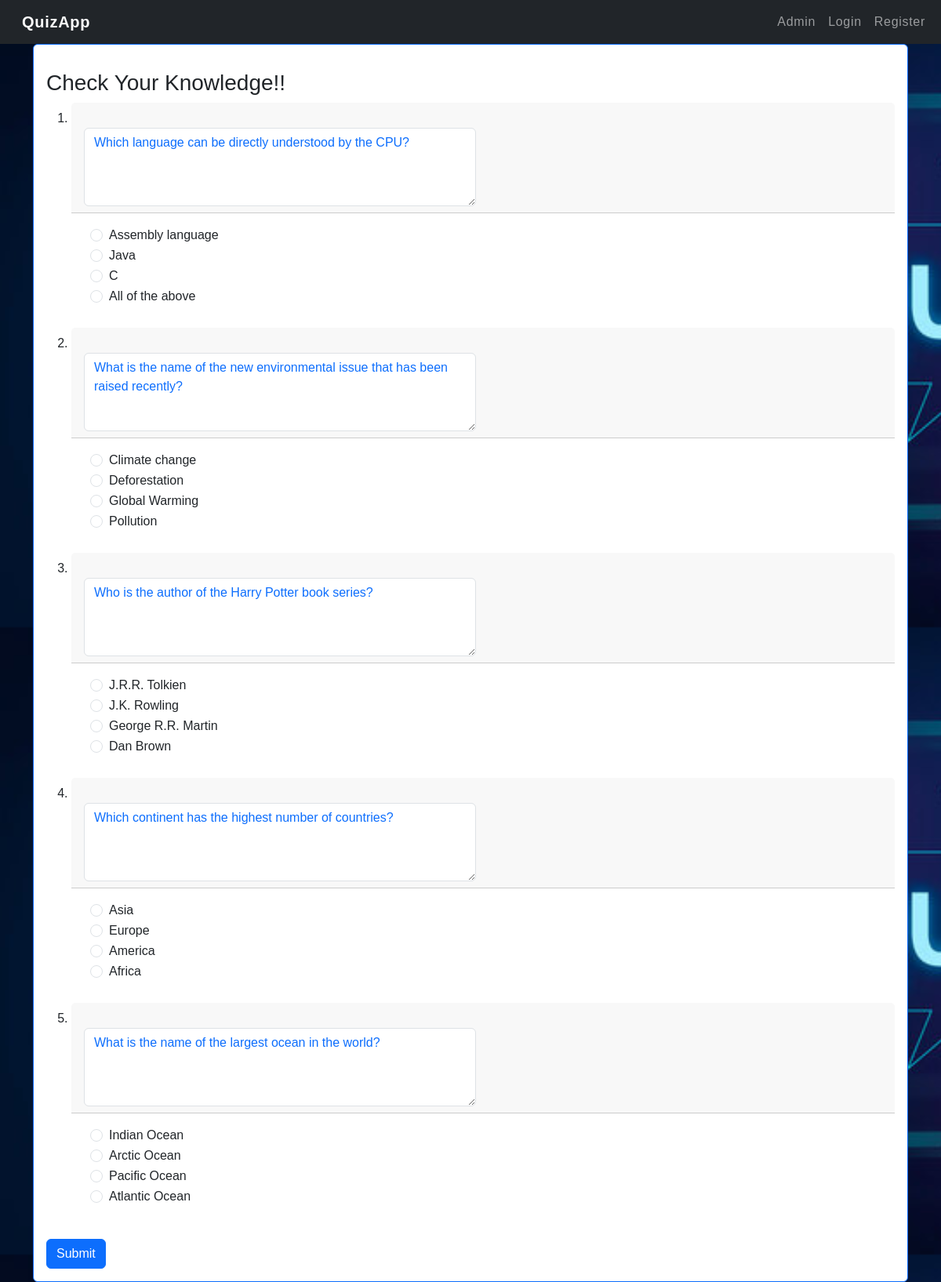
The app's page /quiz/ with its own data.
### quiz/models.py (models this page shows)
class AllQuestion(models.Model):
    question = models.CharField(max_length=200)
    option_one= models.CharField(max_length=200)
    option_two = models.CharField(max_length=200)
    option_three = models.CharField(max_length=200)
    option_four = models.CharField(max_length=200)
    answer = models.CharField(max_length=200)
    def __str__(self):
        return self.question

### quiz/views.py (the view)
# urls.py: path('quiz/',views.quizpage,name='quiz'),
def quizpage(request):
    quizzes = AllQuestion.objects.all()
    print(quizzes)
    if request.method == 'POST':
        print(request.POST)
        score,wrong,correct,total=0,0,0,0
        for q in quizzes:
            total+=1
            print(request.POST.get(q.question))
            print(q.answer)
            print()
            if q.answer ==  request.POST.get(q.question):
                score+=1
                correct+=1
            else:
                wrong+=1
        percent = round(score/(total)*100,2)
        results = {
            'score':score,
            'correct':correct,
            'wrong':wrong,
            'percent':percent,
            'total':total
        }
        print(results)
        return render(request,'results.html',{'results':results})
    else:
        return render(request,'viewquestion.html',{'quizzes':quizzes})

### quiz/templates/viewquestion.html (shortened to what this page needs)
{% extends 'base.html' %}
{% block content %}
<div class="quizcol">
    <div class="container">
      <div class="card border-primary">
        <div class="card-body">
            <h3 class="mt-3">Check Your Knowledge!!</h3>
            <form method='POST' action=''>
                <ol>
                {% for data in quizzes%}
                <li>
                    <div class="form-group">
                        <div class="card-header">
                            <textarea readonly class="form-control text-primary" id="floatingTextarea2" oncopy="return false" onpaste="return false" oncut="return false" style="height: 100px; width: 500px">{{data.question}}</textarea>
                          </div>
                      </div>
                      <div class="form-check mt-3">
                          <div class="form-check">
                              <input class="form-check-input" type="radio" name="{{data.question}}" id="{{data.option_one}}" value="option1" required>
                              <label class="form-check-label" for="{{data.option_one}}">
                                  {{data.option_one}}
                              </label>
                          </div>
                          <div class="form-check">
                              <input class="form-check-input" type="radio" name="{{data.question}}" id="{{data.option_two}}" value="option2">
                              <label class="form-check-label" for="{{data.option_two}}">
                                  {{data.option_two}}
                              </label>
                          </div>
                          <div class="form-check">
                              <input class="form-check-input" type="radio" name="{{data.question}}" id="{{data.option_three}}" value="option3">
                              <label class="form-check-label" for="{{data.option_three}}">
                                  {{data.option_three}}
                              </label>
                          </div>
                          <div class="form-check">
                              <input class="form-check-input" type="radio" name="{{data.question}}" id="{{data.option_four}}" value="option4">
                              <label class="form-check-label" for="{{data.option_four}}">
                                  {{data.option_four}}
                              </label>
                          </div>
                          <br>
                      </div>
                    </li>
                {% endfor %}
            </ol>
                <button type="submit" class="btn btn-primary">Submit</button>
              </form>
        </div>
      </div>
    </div>
</div>
{% endblock %}

### quiz/templates/base.html (shortened to what this page needs)
<!DOCTYPE html>
<html lang="en">
  {% load static %}
<head>
    <link href="https://cdn.jsdelivr.net/npm/bootstrap@5.3.2/dist/css/bootstrap.min.css" rel="stylesheet">
    <link rel="stylesheet" href="{% static 'style.css' %}">
</head>
<body>
    <nav class="navbar navbar-expand-lg navbar-dark bg-dark sticky-top">
        <div class="container-fluid">
            <a class="navbar-brand" href="{% url 'quiz:index' %}">QuizApp</a>
            <div class="collapse navbar-collapse" id="navbarTogglerDemo02">
              <ul class="navbar-nav ms-auto mb-2 mb-lg-0">
                {% if user.is_authenticated %}
                  <li class="nav-item">
                    <a class="nav-link active" aria-current="page" href="{% url 'quiz:index' %}">Home</a>
                  </li>
                  <li class="nav-item">
                    <a class="nav-link" href="{% url 'quiz:quiz' %}">View Question</a>
                  </li>
                  <li class="nav-item">
                    <a class="nav-link text-danger" href="{% url 'quiz:user_logout' %}">Logout</a>
                  </li>
                  <li class="nav-item">
                    <a class="nav-link text-warning" href="#"> <i class='bx bxs-user-circle bx-sm'></i></a>
                    <li class="nav-item">
                      <a style="color: aliceblue;" class="nav-link">Welcome {{user.username}}</a>
                    </li>
                </ul>
                {% else %}
                <li class="nav-item">
                  <a class="nav-link" href="{% url 'admin:index' %}">Admin</a>
                </li>
                  <li class="nav-item">
                    <a class="nav-link" href="{% url 'quiz:user_login' %}">Login</a>
                  </li>
                  <li class="nav-item">
                    <a class="nav-link" href="{% url 'quiz:register' %}">Register</a>
                  </li>
                {% endif %}
              </ul>
            </div>
          </div>
    </nav>
    {% block content %}
    {% endblock %}
</body>
</html>

### quiz/static/style.css (style rules this page uses)
* { margin: 0; padding: 0; }
body { font-family: 'Poppins', sans-serif; max-height: 100vh; background-color: #1F252E; background-image: url(1.jpg); background-size: cover; }
nav a { color: #fff; text-decoration: none; font-size: .97rem; font-weight: 600; letter-spacing: .7px; padding: 1rem; padding: 0.4rem 1rem; }

### records on screen
AllQuestion: question "Which language can be directly understood by the CPU?", option_one "Assembly language", option_two "Java", option_three "C", option_four "All of the above"
AllQuestion: question "What is the name of the new environmental issue that has been raised recently?", option_one "Climate change", option_two "Deforestation", option_three "Global Warming", option_four "Pollution"
AllQuestion: question "Who is the author of the Harry Potter book series?", option_one "J.R.R. Tolkien", option_two "J.K. Rowling", option_three "George R.R. Martin", option_four "Dan Brown"
AllQuestion: question "Which continent has the highest number of countries?", option_one "Asia", option_two "Europe", option_three "America", option_four "Africa"
AllQuestion: question "What is the name of the largest ocean in the world?", option_one "Indian Ocean", option_two "Arctic Ocean", option_three "Pacific Ocean", option_four "Atlantic Ocean"
